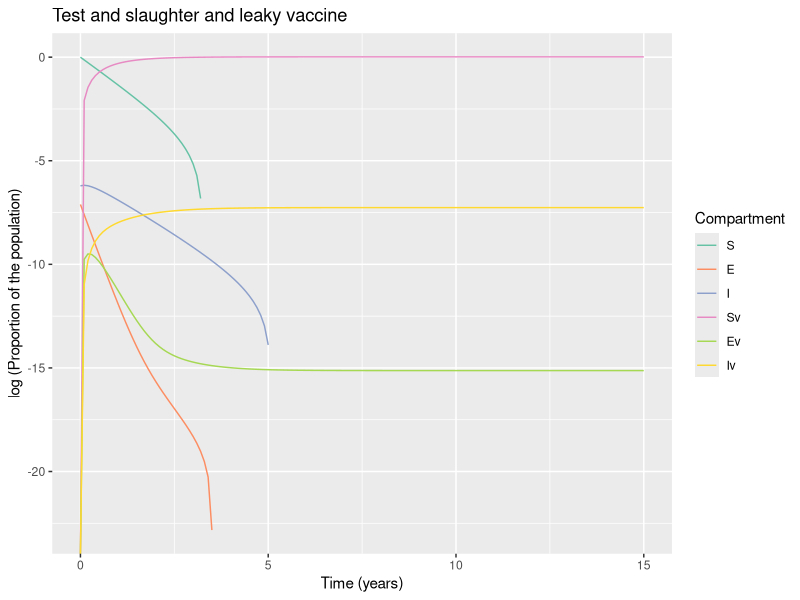

Write the R code that produced this figure.
# LOAD THE PACKAGES:
library(deSolve)
library(reshape2)
library(ggplot2)


# MODEL INPUTS:

initial_state_values <- c(S = 1224000- 3461,
                          E = 1000,        
                          I = 2461,        
                          Sv = 0,      
                          Ev = 0,
                          Iv = 0)      

# Parameters
#R0=0.42

parameters <- c(beta = 0.01,     # the infection rate in units of years^-1  5.2
                delta = 0.01*365,     # the latency period in units of years^-1 
                c_s = 0.39,       # the reduction in the force of infection
                # acting on those vaccinated
                c_i = 0.39,# the reduction in the infectivity of vaccinated infected bovines  
                u = 1/5,#death rate in units of years^-1 
                a = 1.1, #testing rate in units of years^-1
                b = 1/5, #birth rate in units of years^-1
                vc = 1.1,  # vaccination rate
                w = 0.0009 ) #wildife infection rate 0.131
              
             

# TIMESTEPS:

# Sequence of timesteps to solve the model at
times <- seq(from = 0, to = 15, by =0.1)#from 0 to 10 years, daily intervalS
# MODEL FUNCTION: 

vaccine_model <- function(time, state, parameters) {  
  
  with(as.list(c(state, parameters)), {    
    
    # Defining lambda as a function of beta and E:
    N <- S + E + I + Sv + Ev + Iv 
    lambda <- beta * I/N + c_i * beta * Iv/N 
    # the Ev compartment gets c_i times less infected than the E compartment
    
    
    # The differential equations
    dS <- -lambda * S - u * S - S * w - vc * S + (b * N * (1-vc))+ a * I + a * Iv
    dE <- lambda * S - delta * E - u * E - vc * E 
    dI <- delta * E - a * I - u * I + S * w 
    dSv <- -c_s * lambda * Sv - u * Sv + vc * S  + b * N * vc - Sv * w            
    dEv <- c_s * lambda * Sv - delta * Ev - u * Ev + vc * E 
    dIv <- delta * Ev - a * Iv - u * Iv + Sv * w 
    
    return(list(c(dS, dE, dI, dSv, dEv, dIv))) 
  })
  
}

# MODEL OUTPUT:

# Solving the differential equations using the ode integration algorithm
output <- as.data.frame(ode(y = initial_state_values, 
                            times = times, 
                            func = vaccine_model,
                            parms = parameters))

# PLOT THE OUTPUT

# turn output dataset into long format
output_long <- melt(as.data.frame(output), id = "time")

# Adding a column for the prevalence proportion to the long-format output
output_long$prevalence <- output_long$value/sum(initial_state_values)

# Plot the number in each compartment over time
ggplot(data = output_long,                                               
       aes(x = time, y = log(prevalence), colour = variable, group = variable)) +  
  geom_line() +                                                          
  xlab("Time (years)")+                                                   
  ylab("log (Proportion of the population)") +
  labs(title = paste("Test and slaughter and leaky vaccine"), 
       colour = "Compartment") +
  scale_colour_brewer(palette = "Set2")

#incidence<- diff(output_long$value[output_long$variable=="T"])
#plot(incidence)
#lambda <- 5.2/2 * (output_long$value[output_long$variable=="I"])
